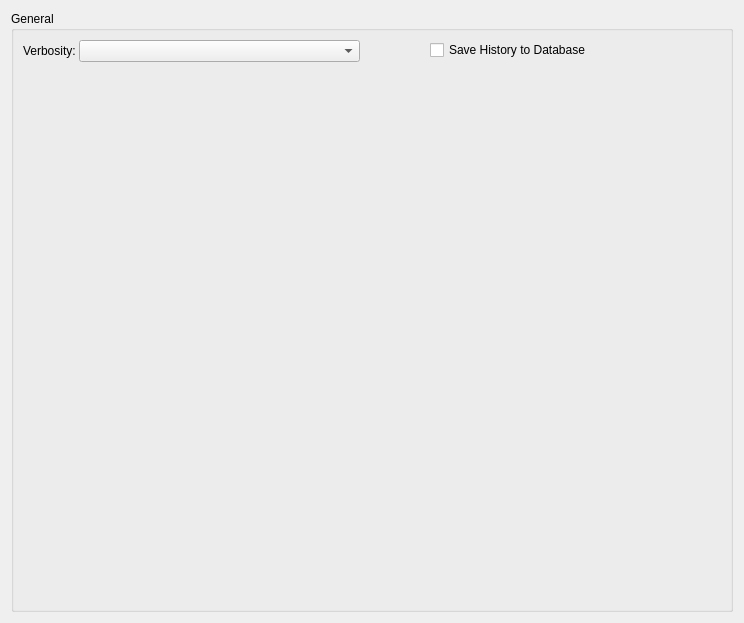
                   <widget class="QWidget" name="scrollAreaWidgetContents_3">
                    <property name="geometry">
                     <rect>
                      <x>0</x>
                      <y>0</y>
                      <width>744</width>
                      <height>623</height>
                     </rect>
                    </property>
                    <layout class="QVBoxLayout" name="verticalLayout_49">
                     <item>
                      <widget class="QGroupBox" name="groupBox_event_logger_general">
                       <property name="title">
                        <string>General</string>
                       </property>
                       <layout class="QHBoxLayout" name="horizontalLayout_20">
                        <item>
                         <widget class="QFrame" name="frame_event_logger_general_left">
                          <property name="sizePolicy">
                           <sizepolicy hsizetype="Preferred" vsizetype="Preferred">
                            <horstretch>50</horstretch>
                            <verstretch>0</verstretch>
                           </sizepolicy>
                          </property>
                          <property name="frameShape">
                           <enum>QFrame::NoFrame</enum>
                          </property>
                          <property name="frameShadow">
                           <enum>QFrame::Plain</enum>
                          </property>
                          <layout class="QFormLayout" name="formLayout_17">
                           <property name="horizontalSpacing">
                            <number>0</number>
                           </property>
                           <property name="leftMargin">
                            <number>0</number>
                           </property>
                           <property name="topMargin">
                            <number>0</number>
                           </property>
                           <property name="bottomMargin">
                            <number>0</number>
                           </property>
                           <item row="0" column="0">
                            <widget class="QLabel" name="label_event_logger_general_verbosity">
                             <property name="text">
                              <string>Verbosity: </string>
                             </property>
                            </widget>
                           </item>
                           <item row="0" column="1">
                            <widget class="QComboBox" name="comboBox_event_logger_general_verbosity">
                             <property name="sizePolicy">
                              <sizepolicy hsizetype="MinimumExpanding" vsizetype="Fixed">
                               <horstretch>0</horstretch>
                               <verstretch>0</verstretch>
                              </sizepolicy>
                             </property>
                            </widget>
                           </item>
                          </layout>
                         </widget>
                        </item>
                        <item>
                         <widget class="QFrame" name="frame_event_logger_general_right">
                          <property name="sizePolicy">
                           <sizepolicy hsizetype="Preferred" vsizetype="Preferred">
                            <horstretch>50</horstretch>
                            <verstretch>0</verstretch>
                           </sizepolicy>
                          </property>
                          <property name="frameShape">
                           <enum>QFrame::NoFrame</enum>
                          </property>
                          <property name="frameShadow">
                           <enum>QFrame::Plain</enum>
                          </property>
                          <layout class="QFormLayout" name="formLayout_21">
                           <property name="topMargin">
                            <number>0</number>
                           </property>
                           <property name="rightMargin">
                            <number>0</number>
                           </property>
                           <property name="bottomMargin">
                            <number>0</number>
                           </property>
                           <item row="0" column="0">
                            <spacer name="horizontalSpacer_23">
                             <property name="orientation">
                              <enum>Qt::Horizontal</enum>
                             </property>
                             <property name="sizeHint" stdset="0">
                              <size>
                               <width>40</width>
                               <height>20</height>
                              </size>
                             </property>
                            </spacer>
                           </item>
                           <item row="0" column="1">
                            <widget class="QCheckBox" name="checkBox_event_logger_general_save_history">
                             <property name="text">
                              <string>Save History to Database</string>
                             </property>
                            </widget>
                           </item>
                          </layout>
                         </widget>
                        </item>
                       </layout>
                      </widget>
                     </item>
                    </layout>
                   </widget>
